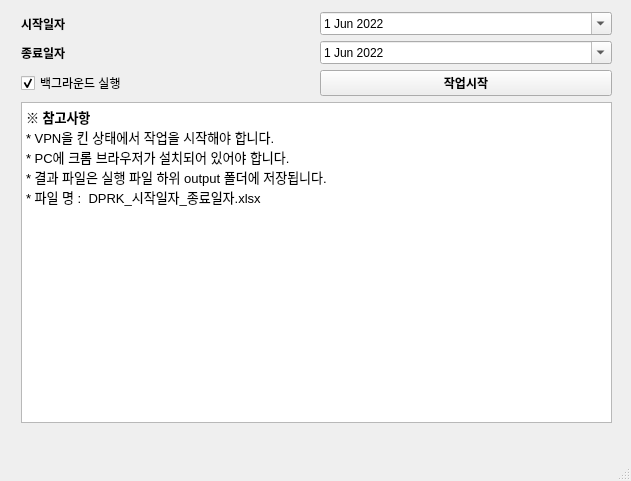
<?xml version="1.0" encoding="UTF-8"?>
<ui version="4.0">
 <class>mainWindow</class>
 <widget class="QMainWindow" name="mainWindow">
  <property name="geometry">
   <rect>
    <x>0</x>
    <y>0</y>
    <width>631</width>
    <height>481</height>
   </rect>
  </property>
  <property name="windowTitle">
   <string>RDNEWS_crawler</string>
  </property>
  <widget class="QWidget" name="centralwidget">
   <widget class="QWidget" name="layoutWidget">
    <property name="geometry">
     <rect>
      <x>21</x>
      <y>12</y>
      <width>591</width>
      <height>411</height>
     </rect>
    </property>
    <layout class="QVBoxLayout" name="verticalLayout">
     <item>
      <layout class="QHBoxLayout" name="horizontalLayout">
       <item>
        <widget class="QLabel" name="label">
         <property name="font">
          <font>
           <weight>75</weight>
           <bold>true</bold>
          </font>
         </property>
         <property name="text">
          <string>시작일자</string>
         </property>
        </widget>
       </item>
       <item>
        <widget class="QDateEdit" name="input_start_ymd">
         <property name="dateTime">
          <datetime>
           <hour>0</hour>
           <minute>0</minute>
           <second>0</second>
           <year>2022</year>
           <month>6</month>
           <day>1</day>
          </datetime>
         </property>
         <property name="calendarPopup">
          <bool>true</bool>
         </property>
        </widget>
       </item>
      </layout>
     </item>
     <item>
      <layout class="QHBoxLayout" name="horizontalLayout_2">
       <item>
        <widget class="QLabel" name="label_2">
         <property name="font">
          <font>
           <weight>75</weight>
           <bold>true</bold>
          </font>
         </property>
         <property name="text">
          <string>종료일자</string>
         </property>
        </widget>
       </item>
       <item>
        <widget class="QDateEdit" name="input_end_ymd">
         <property name="dateTime">
          <datetime>
           <hour>0</hour>
           <minute>0</minute>
           <second>0</second>
           <year>2022</year>
           <month>6</month>
           <day>1</day>
          </datetime>
         </property>
         <property name="calendarPopup">
          <bool>true</bool>
         </property>
        </widget>
       </item>
      </layout>
     </item>
     <item>
      <layout class="QHBoxLayout" name="horizontalLayout_3">
       <item>
        <widget class="QCheckBox" name="chk_background">
         <property name="enabled">
          <bool>true</bool>
         </property>
         <property name="text">
          <string>백그라운드 실행</string>
         </property>
         <property name="checked">
          <bool>true</bool>
         </property>
        </widget>
       </item>
       <item>
        <widget class="QPushButton" name="btn_start">
         <property name="font">
          <font>
           <weight>75</weight>
           <bold>true</bold>
          </font>
         </property>
         <property name="text">
          <string>작업시작</string>
         </property>
        </widget>
       </item>
      </layout>
     </item>
     <item>
      <widget class="QTextBrowser" name="log_browser">
       <property name="html">
        <string>&lt;!DOCTYPE HTML PUBLIC &quot;-//W3C//DTD HTML 4.0//EN&quot; &quot;http://www.w3.org/TR/REC-html40/strict.dtd&quot;&gt;
&lt;html&gt;&lt;head&gt;&lt;meta name=&quot;qrichtext&quot; content=&quot;1&quot; /&gt;&lt;style type=&quot;text/css&quot;&gt;
p, li { white-space: pre-wrap; }
&lt;/style&gt;&lt;/head&gt;&lt;body style=&quot; font-family:'.AppleSystemUIFont'; font-size:13pt; font-weight:400; font-style:normal;&quot;&gt;
&lt;p style=&quot; margin-top:0px; margin-bottom:0px; margin-left:0px; margin-right:0px; -qt-block-indent:0; text-indent:0px;&quot;&gt;&lt;span style=&quot; font-family:'Gulim'; font-size:10pt; font-weight:600;&quot;&gt;※ 참고사항&lt;/span&gt;&lt;/p&gt;
&lt;p style=&quot; margin-top:0px; margin-bottom:0px; margin-left:0px; margin-right:0px; -qt-block-indent:0; text-indent:0px;&quot;&gt;&lt;span style=&quot; font-family:'Gulim'; font-size:10pt;&quot;&gt;* VPN을 킨 상태에서 작업을 시작해야 합니다.&lt;/span&gt;&lt;/p&gt;
&lt;p style=&quot; margin-top:0px; margin-bottom:0px; margin-left:0px; margin-right:0px; -qt-block-indent:0; text-indent:0px;&quot;&gt;&lt;span style=&quot; font-family:'Gulim'; font-size:10pt;&quot;&gt;* PC에 크롬 브라우저가 설치되어 있어야 합니다.&lt;/span&gt;&lt;/p&gt;
&lt;p style=&quot; margin-top:0px; margin-bottom:0px; margin-left:0px; margin-right:0px; -qt-block-indent:0; text-indent:0px;&quot;&gt;&lt;span style=&quot; font-family:'Gulim'; font-size:10pt;&quot;&gt;* 결과 파일은 실행 파일 하위 output 폴더에 저장됩니다.&lt;/span&gt;&lt;/p&gt;
&lt;p style=&quot; margin-top:0px; margin-bottom:0px; margin-left:0px; margin-right:0px; -qt-block-indent:0; text-indent:0px;&quot;&gt;&lt;span style=&quot; font-family:'Gulim'; font-size:10pt;&quot;&gt;* 파일 명 :  DPRK_시작일자_종료일자.xlsx&lt;/span&gt;&lt;/p&gt;&lt;/body&gt;&lt;/html&gt;</string>
       </property>
      </widget>
     </item>
    </layout>
   </widget>
  </widget>
  <widget class="QStatusBar" name="statusbar"/>
 </widget>
 <resources/>
 <connections/>
</ui>
